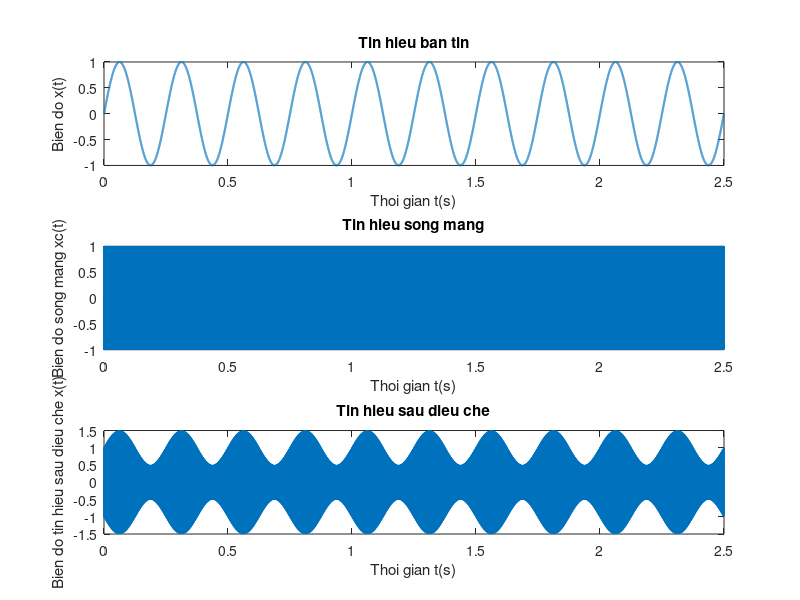

Write MATLAB code to recreate this figure.
clc; clear;

fs = 10000;
ts = 1 / fs;
F = 4;
T = 1 / F;
t = 0 : ts : (10 * T) - ts;

x = sin(8*pi*t);

% a.
fc = 1200;
Ac = 1;
phic = pi / 2;
m = 0.5;

xc = Ac * cos(2*fc*pi*t + phic);
Am = max(abs(x));
x_norm = x / Am;

y = (1 + m*x_norm) .* xc;

% b.
figure;

subplot(3, 1, 1);
plot(t, x, 'LineWidth', 1.5);
xlabel('Thoi gian t(s)');
ylabel('Bien do x(t)');
title('Tin hieu ban tin');
xlim([0 10 * T]);

subplot(3, 1, 2);
plot(t, xc, 'LineWidth', 1.5);
xlabel('Thoi gian t(s)');
ylabel('Bien do song mang xc(t)');
title('Tin hieu song mang');
xlim([0 10 * T]);

subplot(3, 1, 3);
plot(t, y, 'LineWidth', 1.5);
xlabel('Thoi gian t(s)');
ylabel('Bien do tin hieu sau dieu che x(t)');
title('Tin hieu sau dieu che');
xlim([0 10 * T]);
